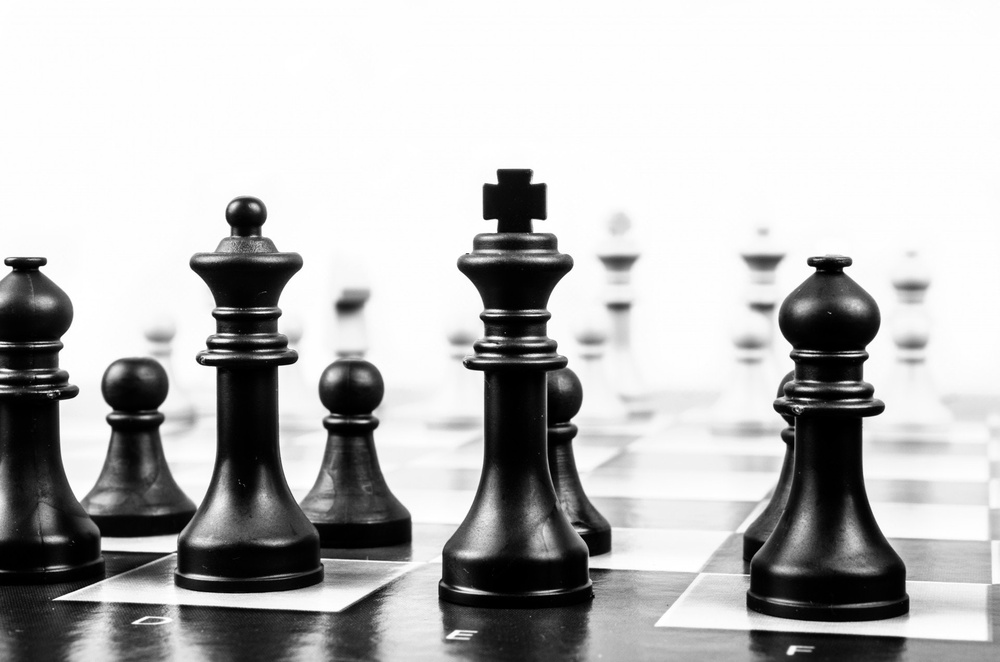
#> input picture Basic/images/bw.jpg, 1000 x 662 px, shrunk from 1920 x 1271 before the run
$ jupyter execute 'c) thresholding.ipynb'
#> lines starting #> are read from the running program, lines starting #| are printed output that depends on the picture; after the words box and inside, x2 and y2 are one past the last pixel; in counts of white or black regions, pixels touching at a corner belong together
Thresholding is used to partition the background and foreground of grayscale images, by essentially making them black and white. We compare each pixel to a given threshold value.

If the pixel is less than that value, we turn it white. If it's greater; we turn it black.

Thresholding is the simplest method of image segmentation. Thresholding let us isolate elements and is used in object detection, facial recognition, and other applications.


It works best in high-contrast grayscale images. To threshold color images, we must first convert them to grayscale.

Let's see how to apply it. Once an image is loaded, we need to set the thresh value. Temporarily set it to 127, mid point between 0 and 255. We apply thresholding to an image by using the greater than operator followed by the thresh. Finally, show the thresholded image using show_image().

We can also apply inverted thresholding, which is just inverting the color. We apply it just as we do in thresholding, except we use "<=" operator instead of ">". Here the resulting image is also binary but the background is black and foreground white.

There are two categories of thresholding in scikit-image: Global or histogram-based, which is good for images that have relatively uniform backgrounds. Adaptive or local, which is best for images where the background is not easily differentiated, with uneven background illumination. Note that local is slower than global thresholding.

Here we have an image to compare. In this case, it seems that local is without a doubt the best option.

**What if I want to try more algorithms?**

Well scikit-image includes a function that evaluates several global algorithms, so that you can choose the one that gives you best results: the try_all_threshold function from filters module.

Here we import it, use the function by passing the image and set verbose to False so it doesn't print function name for each method. And show results.

It will use seven global algorithms, so here we see first the original image followed by the resulting images of the thresholding methods. We cover only the otsu. So this is a easy way the rest!

When the background of an image seems uniform, global thresholding works best. Previously, we arbitrarily set the thresh value, but we can also calculate the optimal value. For that we import the threshold_otsu() function from filters module. Then obtain the optimal global thresh value by calling this function. Apply the local thresh to the image. And that's it!

Lets see the image.

We see the resulting binarized image, next to the original to compare it. We see how the optimal thresh is spotted by a red line in the histogram of the image.

If the image doesn't have high contrast or the background is uneven, local thresholding produces better results. Import threshold_local(), also from filters. With this function, we calculate thresholds in small pixel regions surrounding each pixel we are binarizing. So we need to specify a block_size to surround each pixel; also known as local neighborhoods. And an optional offset, that's a constant subtracted from the mean of blocks to calculate the local threshold value. Here in the threshold_local function we set a block_size of 35 pixels and an offset of 10. Then apply that local thresh.

Showing the original and the resulting image, we can see it works well in this image that has different lighting conditions.

[cell 1]
import numpy as np
import matplotlib.pyplot as plt

def show_image(image, title='Image', cmap_type='gray'):
    plt.imshow(image, cmap=cmap_type)
    plt.title(title)
    plt.axis('off')

### Apply global thresholding
Apply global thresholding
In this exercise, you'll transform a photograph to binary so you can separate the foreground from the background.

To do so, you need to import the required modules, load the image, obtain the optimal thresh value using `threshold_otsu()` and apply it to the image.

You'll see the resulting binarized image when using the `show_image()` function, previously explained.

[cell 2]
from skimage.filters import threshold_otsu
from skimage import color
chess_pieces_image = plt.imread('./images/bw.jpg')
#> chess_pieces_image is the input picture: shape (662, 1000, 3); min 0, max 255, mean 185.6

# Make the image grayscale using rgb2gray
chess_pieces_image_gray = color.rgb2gray(chess_pieces_image)

# Obtain the optimal threshold value with otsu
thresh = threshold_otsu(chess_pieces_image_gray)
#> thresh = 0.553

# Apply thresholding to the image
binary = chess_pieces_image_gray > thresh
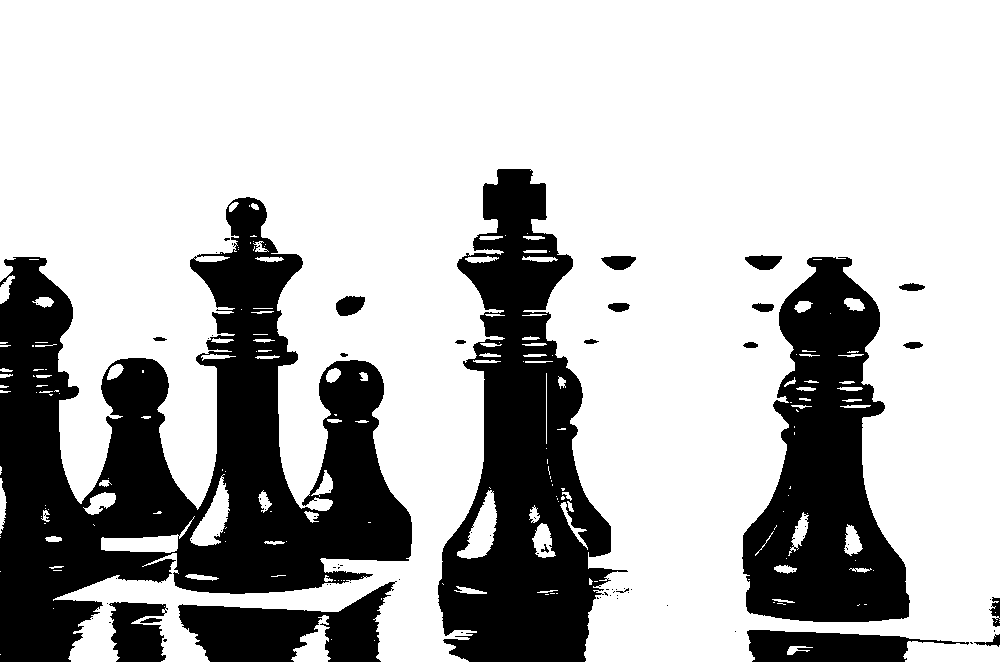
#> binary: shape (662, 1000) bool; 72% white; 81 black regions (58 under 20 px), largest, box (x1, y1, x2, y2) and area: (0, 197, 412, 662) 84422, (438, 169, 628, 662) 46653, (742, 257, 910, 622) 34860

# Show the image
show_image(binary, 'Binary image')

We just converted the image to binary and we can separate the foreground from the background.

### When the background isn't that obvious
Sometimes, it isn't that obvious to identify the background. If the image background is relatively uniform, then you can use a global threshold value as we practiced before, using `threshold_otsu()`. However, if there's uneven background illumination, adaptive thresholding `threshold_local()` (a.k.a. local thresholding) may produce better results.

In this exercise, you will compare both types of thresholding methods (global and local), to find the optimal way to obtain the binary image we need.

[cell 3]
page_image = plt.imread('./images/text_page.png')
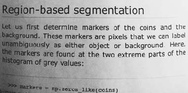
#> input picture Basic/images/text_page.png, 188 x 93 px, shrunk from 360 x 178 before the run
#> page_image is the input picture: shape (93, 188, 4) float32; mean R, G, B, A 0.671, 0.671, 0.671, 1

# Make the image grayscale using rgb2gray
page_image = color.rgb2gray(page_image)
#> page_image: shape (93, 188) float32

# Obtain the optimal otsu global thresh value
global_thresh = threshold_otsu(page_image)
#> global_thresh = 0.638

# Obtain the binary image by applying global thresholding
binary_global = page_image > global_thresh
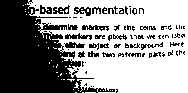
#> binary_global: shape (93, 188) bool; 59% white; 81 black regions (54 under 20 px), largest, box (x1, y1, x2, y2) and area: (0, 0, 115, 93) 5602, (82, 25, 109, 31) 96, (65, 33, 92, 40) 96

# Show the binary image obtained
show_image(binary_global, 'Global thresholding')

[cell 4]
from skimage.filters import threshold_local

# Set the block size to 35
block_size = 35

# Obtain the optimal local thresholding
local_thresh = threshold_local(page_image, block_size, offset=0.1)
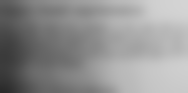
#> local_thresh: shape (93, 188) float32; min 0.166, max 0.834, mean 0.571

# Obtain the binary image by applying local thresholding
binary_local = page_image > local_thresh
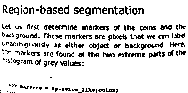
#> binary_local: shape (93, 188) bool; 86% white; black in thin lines or dots

# Show the binary image
show_image(binary_local, 'Local thresholding')

### Trying other methods
As we discussed before, not being sure about what thresholding method to use isn't a problem. In fact, scikit-image provides us with a function to check multiple methods and see for ourselves what the best option is. It returns a figure comparing the outputs of different global thresholding methods.

[cell 5]
from skimage.filters import try_all_threshold

fruits_image = plt.imread('./images/fruits-2.jpg')
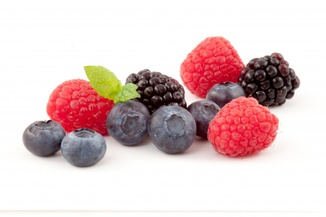
#> input picture Basic/images/fruits-2.jpg, 326 x 217 px, shrunk from 626 x 417 before the run
#> fruits_image is the input picture: shape (217, 326, 3); mean R, G, B 223.3, 201.1, 201.4

# Turn the fruits_image to grayscale
grayscale = color.rgb2gray(fruits_image)

# Use the try all method on the resulting grayscale image
fig, ax = try_all_threshold(grayscale, verbose=False);
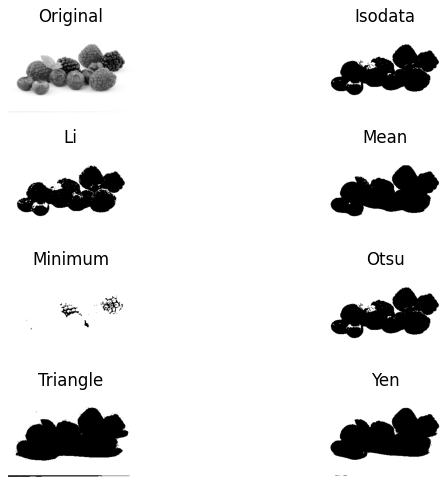
#> figure drawn by matplotlib, 8 panels

We can see, this image works good with some global thresholding methods (like the "Yen" and "Mean") and not so well in others, (like the "Minimum").

### Apply thresholding
In this exercise, you will decide what type of thresholding is best used to binarize an image of knitting and craft tools. In doing so, you will be able to see the shapes of the objects, from paper hearts to scissors more clearly.

What type of thresholding would you use judging by the characteristics of the image? Is the background illumination and intensity even or uneven?

[cell 6]
tools_image = plt.imread('./images/shapes52.jpg')
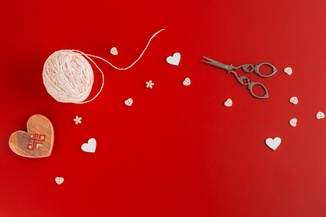
#> input picture Basic/images/shapes52.jpg, 326 x 217 px, shrunk from 626 x 417 before the run
#> tools_image is the input picture: shape (217, 326, 3); mean R, G, B 191.6, 23.3, 21.5

# Turn the image grayscale
gray_tools_image = color.rgb2gray(tools_image)
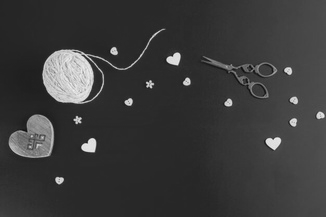
#> gray_tools_image: shape (217, 326) float64; min 0.0517, max 0.947, mean 0.231

# Obtain the optimal thresh
thresh = threshold_otsu(gray_tools_image)
#> thresh = 0.456

# Obtain the binary image by applying thresholding
binary_image = gray_tools_image > thresh
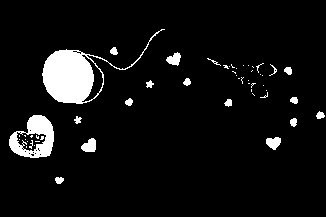
#> binary_image: shape (217, 326) bool; 6.5% white; 53 white regions (35 under 20 px), largest, box (x1, y1, x2, y2) and area: (42, 29, 165, 104) 2446, (9, 115, 54, 158) 1039, (81, 138, 96, 152) 153

# Show the resulting binary image
show_image(binary_image, 'Binarized image')
